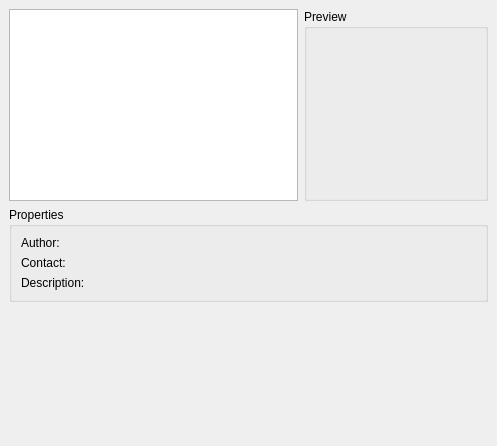
<ui version="4.0" >
 <class>KMahjonggBackgroundSelector</class>
 <widget class="QWidget" name="KMahjonggBackgroundSelector" >
  <property name="geometry" >
   <rect>
    <x>0</x>
    <y>0</y>
    <width>497</width>
    <height>446</height>
   </rect>
  </property>
  <property name="maximumSize" >
   <size>
    <width>800</width>
    <height>600</height>
   </size>
  </property>
  <property name="windowTitle" >
   <string>Form</string>
  </property>
  <layout class="QVBoxLayout" >
   <property name="margin" >
    <number>9</number>
   </property>
   <property name="spacing" >
    <number>6</number>
   </property>
   <item>
    <layout class="QHBoxLayout" >
     <property name="margin" >
      <number>0</number>
     </property>
     <property name="spacing" >
      <number>6</number>
     </property>
     <item>
      <widget class="QListWidget" name="backgroundList" >
       <property name="minimumSize" >
        <size>
         <width>120</width>
         <height>0</height>
        </size>
       </property>
      </widget>
     </item>
     <item>
      <widget class="QGroupBox" name="groupBox_2" >
       <property name="title" >
        <string>Preview</string>
       </property>
       <layout class="QVBoxLayout" >
        <property name="margin" >
         <number>9</number>
        </property>
        <property name="spacing" >
         <number>6</number>
        </property>
        <item>
         <widget class="QLabel" name="backgroundPreview" >
          <property name="sizePolicy" >
           <sizepolicy>
            <hsizetype>5</hsizetype>
            <vsizetype>5</vsizetype>
            <horstretch>0</horstretch>
            <verstretch>0</verstretch>
           </sizepolicy>
          </property>
          <property name="minimumSize" >
           <size>
            <width>160</width>
            <height>120</height>
           </size>
          </property>
         </widget>
        </item>
       </layout>
      </widget>
     </item>
    </layout>
   </item>
   <item>
    <widget class="QGroupBox" name="groupBox" >
     <property name="title" >
      <string>Properties</string>
     </property>
     <layout class="QHBoxLayout" >
      <property name="margin" >
       <number>9</number>
      </property>
      <property name="spacing" >
       <number>6</number>
      </property>
      <item>
       <layout class="QVBoxLayout" >
        <property name="margin" >
         <number>0</number>
        </property>
        <property name="spacing" >
         <number>6</number>
        </property>
        <item>
         <widget class="QLabel" name="labelAuthor" >
          <property name="text" >
           <string>Author:</string>
          </property>
         </widget>
        </item>
        <item>
         <widget class="QLabel" name="labelContact" >
          <property name="text" >
           <string>Contact:</string>
          </property>
         </widget>
        </item>
        <item>
         <widget class="QLabel" name="labelDescription" >
          <property name="text" >
           <string>Description:</string>
          </property>
         </widget>
        </item>
       </layout>
      </item>
      <item>
       <layout class="QVBoxLayout" >
        <property name="margin" >
         <number>0</number>
        </property>
        <property name="spacing" >
         <number>6</number>
        </property>
        <item>
         <widget class="QLabel" name="backgroundAuthor" >
          <property name="text" >
           <string/>
          </property>
         </widget>
        </item>
        <item>
         <widget class="QLabel" name="backgroundContact" >
          <property name="text" >
           <string/>
          </property>
         </widget>
        </item>
        <item>
         <widget class="QLabel" name="backgroundDescription" >
          <property name="text" >
           <string/>
          </property>
         </widget>
        </item>
       </layout>
      </item>
      <item>
       <spacer>
        <property name="orientation" >
         <enum>Qt::Horizontal</enum>
        </property>
        <property name="sizeHint" >
         <size>
          <width>40</width>
          <height>20</height>
         </size>
        </property>
       </spacer>
      </item>
     </layout>
    </widget>
   </item>
   <item>
    <widget class="QLineEdit" name="kcfg_Background" >
     <property name="enabled" >
      <bool>false</bool>
     </property>
     <property name="frame" >
      <bool>false</bool>
     </property>
     <property name="readOnly" >
      <bool>false</bool>
     </property>
    </widget>
   </item>
   <item>
    <spacer>
     <property name="orientation" >
      <enum>Qt::Vertical</enum>
     </property>
     <property name="sizeHint" >
      <size>
       <width>20</width>
       <height>40</height>
      </size>
     </property>
    </spacer>
   </item>
  </layout>
 </widget>
 <resources/>
 <connections/>
</ui>
